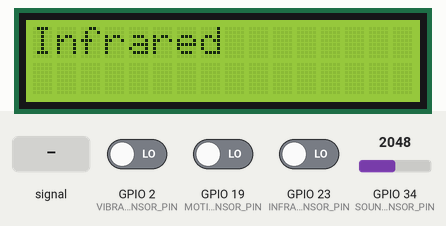
Bench run of a sketch on a simulated ESP32. Shown: 16×2 character LCD. The inputs (shaded band) are chosen by the test bench; at power-on: GPIO 34 (SOUND_SENSOR_PIN) = 2048, GPIO 2 (VIBRATE_SENSOR_PIN) LOW, GPIO 23 (INFRARED_SENSOR_PIN) LOW, GPIO 19 (MOTION_SENSOR_PIN) LOW. WiFi joins after 1.5 s; servers stay silent unless stated; what the sketch prints to the serial monitor is not drawn.

Above: at 3.0 s.
3.1 s: GPIO 34 (SOUND_SENSOR_PIN) set to 3449
5.5 s: GPIO 34 (SOUND_SENSOR_PIN) set to 3563
At 6.4 s:
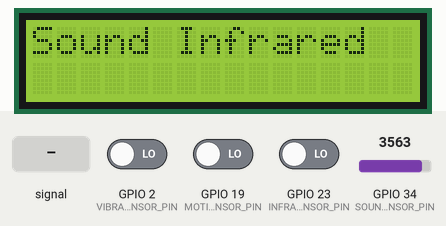
7.3 s: GPIO 2 (VIBRATE_SENSOR_PIN) driven HIGH
At 8.2 s:
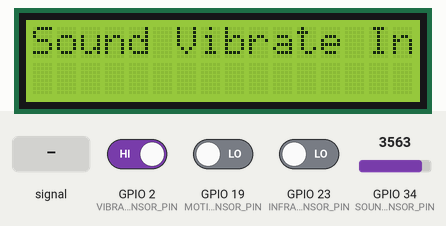
9.3 s: GPIO 34 (SOUND_SENSOR_PIN) fed a 200 Hz sine of ±327 counts around its level
At 11.8 s:
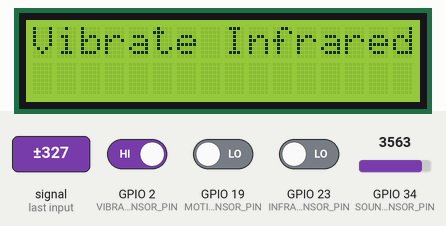
13.5 s: GPIO 23 (INFRARED_SENSOR_PIN) driven HIGH
At 14.6 s:
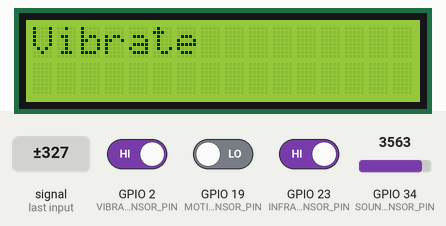
17.3 s: GPIO 19 (MOTION_SENSOR_PIN) driven HIGH
At 20.0 s:
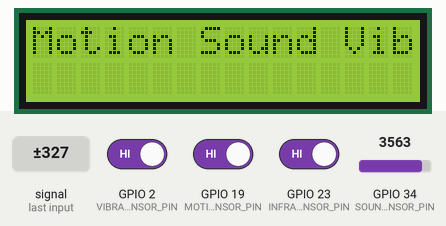
Timing chart, 0 to 21.5 s (numbered marks = the images above; inputs shaded):
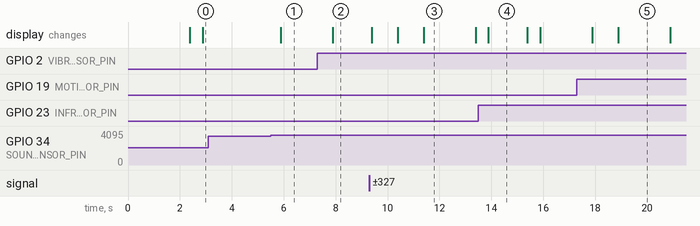

The sketch:

embedded_project.ino
```cpp
// Define Blynk Template ID and Name before including Blynk headers
#define BLYNK_TEMPLATE_ID "TMPL6Op-cq5FV"
#define BLYNK_TEMPLATE_NAME "Quickstart Template"
#define BLYNK_AUTH_TOKEN "KOhYdpV6Oi2NVrq-4XcHpXR7KUFwPqr_"

#include <Arduino.h>
#include <Wire.h>
#include <LiquidCrystal_I2C.h>
#include <WiFi.h>
#include <WiFiClient.h>
#include <BlynkSimpleEsp32.h>
#include <ESP_Mail_Client.h>

// Define sensor pins
#define SOUND_SENSOR_PIN 34
#define MOTION_SENSOR_PIN 19
#define VIBRATE_SENSOR_PIN 2
#define INFRARED_SENSOR_PIN 23
#define ALARM_SENSOR_PIN 18

/* Comment this out to disable prints and save space */
#define BLYNK_PRINT Serial

// SMTP Configuration
#define SMTP_HOST "smtp.gmail.com"
#define SMTP_PORT 465 // Typically 465 for SSL or 587 for TLS
#define AUTHOR_EMAIL "topten.watthana@gmail.com" // **Ensure this is secure**
#define AUTHOR_PASSWORD "gydy zgqp bgjb pkjk"          // **Ensure this is secure**

// Email Details
#define RECIPIENT_EMAIL "thornthantham@gmail.com"
#define EMAIL_SUBJECT "Alarm Triggered Notification"
#define EMAIL_MESSAGE "An alarm has been triggered by your security system."

// Your WiFi credentials
char ssid[] = "Topten_2.4G";
char pass[] = "0945710162";

BlynkTimer timer;

LiquidCrystal_I2C lcd(0x27, 16, 2); // 16 columns, 2 rows
const int soundThreshold = 3500;    // Threshold for detecting sound
bool motionDetected = false;
bool soundDetected = false;
bool vibrateDetected = false;
bool infraredDetected = false;
bool alarmActive = false;

SMTPSession smtp;

// Variables to handle email timing
unsigned long lastEmailSentTime = -300000;
bool alarmPreviouslyActive = false;
const unsigned long emailInterval = 300000; // 5 minutes in milliseconds

void sendEmailNotification() {
  smtp.debug(1);

  ESP_Mail_Session session;
  session.server.host_name = SMTP_HOST;
  session.server.port = SMTP_PORT;
  session.login.email = AUTHOR_EMAIL;
  session.login.password = AUTHOR_PASSWORD;

  SMTP_Message message;
  message.sender.name = "Alarm System";
  message.sender.email = AUTHOR_EMAIL;
  message.subject = EMAIL_SUBJECT;
  message.text.content = EMAIL_MESSAGE;
  message.addRecipient("Recipient Name", RECIPIENT_EMAIL);

  if (!smtp.connect(&session)) {
    Serial.println("Could not connect to SMTP server.");
    return;
  }

  if (!MailClient.sendMail(&smtp, &message)) {
    Serial.println("Error sending Email, ");
    Serial.println(smtp.errorCode());
  } else {
    Serial.println("Email sent successfully.");
  }

  smtp.closeSession();
}

void emailTask(void * parameter) {
  sendEmailNotification();
  vTaskDelete(NULL);
}

void updateLCD() {
  lcd.clear();
  String message = "";

  if (motionDetected) message += "Motion ";
  if (soundDetected) message += "Sound ";
  if (vibrateDetected) message += "Vibrate ";
  if (infraredDetected) message += "Infrared ";

  if (message.length() == 0) {
    message = "Waiting for input";
  }

  lcd.setCursor(0, 0);
  lcd.print(message);
  Blynk.virtualWrite(V0, message);
}

void checkMotion() {
  int motionState = digitalRead(MOTION_SENSOR_PIN);
  Serial.print("Motion Sensor: ");
  Serial.println(motionState);
  motionDetected = (motionState == 1);
  Blynk.virtualWrite(V2, motionDetected);
}

void checkSound() {
  float soundLevel = analogRead(SOUND_SENSOR_PIN);
  float percent = (soundLevel / 4095) * 100;
  Blynk.virtualWrite(V1, soundLevel);
  Serial.print("Sound Level: ");
  Serial.println(percent);
  soundDetected = (soundLevel > soundThreshold);
}

void checkVibrate() {
  int vibrateState = digitalRead(VIBRATE_SENSOR_PIN);
  Serial.print("Vibrate Sensor: ");
  Serial.println(vibrateState);
  vibrateDetected = (vibrateState == 1);
  Blynk.virtualWrite(V3, vibrateDetected);
}

void checkInfrared() {
  int infraredState = digitalRead(INFRARED_SENSOR_PIN);
  Serial.print("Infrared Sensor: ");
  Serial.println(infraredState);
  infraredDetected = !(infraredState == 1); // Assuming active LOW
  Blynk.virtualWrite(V4, infraredDetected);
}

void controlAlarm() {

  alarmActive = motionDetected || soundDetected || vibrateDetected || infraredDetected;


  if (alarmActive) {
    digitalWrite(ALARM_SENSOR_PIN, HIGH);
    Blynk.virtualWrite(V5, "Alarm On");

    unsigned long currentTime = millis();

      // Check if 5 minutes have passed since the last email
    if (currentTime - lastEmailSentTime >= emailInterval) {
      // Send another email
      xTaskCreate(emailTask, "Email Task", 8192, NULL, 1, NULL);
      lastEmailSentTime = currentTime;
    }

    Serial.println("Alarm On");

  } else {
    digitalWrite(ALARM_SENSOR_PIN, LOW);
    Blynk.virtualWrite(V5, "Alarm Off");
    Serial.println("Alarm Off");
  }

}

void setup() {
  Wire.begin();
  Serial.begin(115200);
  lcd.init();
  lcd.backlight();

  Blynk.begin(BLYNK_AUTH_TOKEN, ssid, pass);

  pinMode(ALARM_SENSOR_PIN, OUTPUT);
  pinMode(MOTION_SENSOR_PIN, INPUT);
  pinMode(SOUND_SENSOR_PIN, INPUT);
  pinMode(VIBRATE_SENSOR_PIN, INPUT);
  pinMode(INFRARED_SENSOR_PIN, INPUT);
  digitalWrite(ALARM_SENSOR_PIN, LOW);

  timer.setInterval(500L, checkSound);
  timer.setInterval(600L, checkMotion);
  timer.setInterval(700L, checkVibrate);
  timer.setInterval(1000L, checkInfrared);
  timer.setInterval(500L, updateLCD);
  timer.setInterval(300L, controlAlarm);

  Serial.println("Setup complete. Awaiting inputs...");
}

void loop() {
  Blynk.run();
  timer.run();
}
```

Measured:
- the behaviour switches between 3500 and 3501 on GPIO 34 (SOUND_SENSOR_PIN) (found by bisection; images 0 and 1)
- after the input at 3.1 s, every drawn part: stays the same
- after the input at 5.5 s, the display: changes after 0.39 s (image 1)
- after the input at 7.3 s, the display: changes after 0.59 s (image 2)
- after the input at 9.3 s, the display: changes after 0.09 s (image 3)
- after the input at 13.5 s, the display: changes after 0.38 s (image 4)
- after the input at 17.3 s, the display: first changes after 0.59 s (image 5 shows a later state)
- what the display in image 3 shows lasts 2.0 s, from 11.4 s to 13.4 s
